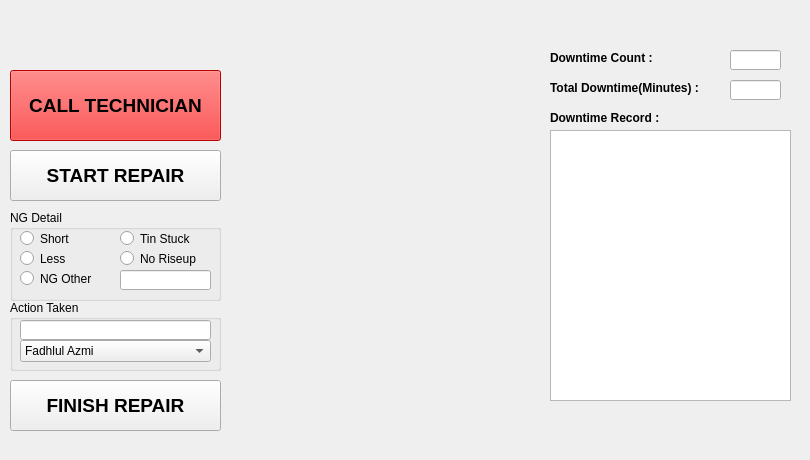
    <widget class="QWidget" name="tab_5">
     <attribute name="title">
      <string>Robotic 05</string>
     </attribute>
     <widget class="QLabel" name="label_5">
      <property name="geometry">
       <rect>
        <x>0</x>
        <y>0</y>
        <width>801</width>
        <height>451</height>
       </rect>
      </property>
      <property name="styleSheet">
       <string notr="true">background-image: url(:/newPrefix/border.png);</string>
      </property>
      <property name="text">
       <string/>
      </property>
     </widget>
     <widget class="QLabel" name="label_11">
      <property name="geometry">
       <rect>
        <x>-50</x>
        <y>-60</y>
        <width>271</width>
        <height>191</height>
       </rect>
      </property>
      <property name="styleSheet">
       <string notr="true">image: url(:/newPrefix/Logo siix.png);</string>
      </property>
      <property name="text">
       <string/>
      </property>
     </widget>
     <widget class="QGroupBox" name="groupBox_9">
      <property name="geometry">
       <rect>
        <x>10</x>
        <y>300</y>
        <width>211</width>
        <height>71</height>
       </rect>
      </property>
      <property name="title">
       <string>Action Taken</string>
      </property>
      <widget class="QLineEdit" name="lineEdit_18">
       <property name="geometry">
        <rect>
         <x>10</x>
         <y>20</y>
         <width>191</width>
         <height>20</height>
        </rect>
       </property>
      </widget>
      <widget class="QComboBox" name="comboBox_5">
       <property name="geometry">
        <rect>
         <x>10</x>
         <y>40</y>
         <width>191</width>
         <height>22</height>
        </rect>
       </property>
       <item>
        <property name="text">
         <string>Fadhlul Azmi</string>
        </property>
       </item>
       <item>
        <property name="text">
         <string>Gusti Amasta</string>
        </property>
       </item>
       <item>
        <property name="text">
         <string>Eko Prasetyo</string>
        </property>
       </item>
       <item>
        <property name="text">
         <string>Dwi Anggara Putra</string>
        </property>
       </item>
       <item>
        <property name="text">
         <string>Agil Bayu Trisna</string>
        </property>
       </item>
       <item>
        <property name="text">
         <string>Andrey Karona Sitepu</string>
        </property>
       </item>
      </widget>
     </widget>
     <widget class="QTableWidget" name="tableWidget_5">
      <property name="geometry">
       <rect>
        <x>550</x>
        <y>130</y>
        <width>241</width>
        <height>271</height>
       </rect>
      </property>
     </widget>
     <widget class="QLineEdit" name="lineEdit_19">
      <property name="geometry">
       <rect>
        <x>730</x>
        <y>50</y>
        <width>51</width>
        <height>20</height>
       </rect>
      </property>
     </widget>
     <widget class="QPushButton" name="pushButton_13">
      <property name="geometry">
       <rect>
        <x>10</x>
        <y>70</y>
        <width>211</width>
        <height>71</height>
       </rect>
      </property>
      <property name="font">
       <font>
        <pointsize>14</pointsize>
        <weight>75</weight>
        <bold>true</bold>
       </font>
      </property>
      <property name="styleSheet">
       <string notr="true">background-color: rgb(255, 0, 0);</string>
      </property>
      <property name="text">
       <string>CALL TECHNICIAN</string>
      </property>
     </widget>
     <widget class="QLabel" name="label_31">
      <property name="geometry">
       <rect>
        <x>550</x>
        <y>80</y>
        <width>151</width>
        <height>16</height>
       </rect>
      </property>
      <property name="font">
       <font>
        <weight>75</weight>
        <bold>true</bold>
       </font>
      </property>
      <property name="text">
       <string>Total Downtime(Minutes) :</string>
      </property>
     </widget>
     <widget class="QPushButton" name="pushButton_14">
      <property name="geometry">
       <rect>
        <x>10</x>
        <y>380</y>
        <width>211</width>
        <height>51</height>
       </rect>
      </property>
      <property name="font">
       <font>
        <pointsize>14</pointsize>
        <weight>75</weight>
        <bold>true</bold>
       </font>
      </property>
      <property name="text">
       <string>FINISH REPAIR</string>
      </property>
     </widget>
     <widget class="QPushButton" name="pushButton_15">
      <property name="geometry">
       <rect>
        <x>10</x>
        <y>150</y>
        <width>211</width>
        <height>51</height>
       </rect>
      </property>
      <property name="font">
       <font>
        <pointsize>14</pointsize>
        <weight>75</weight>
        <bold>true</bold>
       </font>
      </property>
      <property name="styleSheet">
       <string notr="true"/>
      </property>
      <property name="text">
       <string>START REPAIR</string>
      </property>
     </widget>
     <widget class="QLineEdit" name="lineEdit_20">
      <property name="geometry">
       <rect>
        <x>730</x>
        <y>80</y>
        <width>51</width>
        <height>20</height>
       </rect>
      </property>
     </widget>
     <widget class="QLabel" name="label_32">
      <property name="geometry">
       <rect>
        <x>550</x>
        <y>110</y>
        <width>111</width>
        <height>16</height>
       </rect>
      </property>
      <property name="font">
       <font>
        <weight>75</weight>
        <bold>true</bold>
       </font>
      </property>
      <property name="text">
       <string>Downtime Record :</string>
      </property>
     </widget>
     <widget class="QLabel" name="label_33">
      <property name="geometry">
       <rect>
        <x>550</x>
        <y>50</y>
        <width>111</width>
        <height>16</height>
       </rect>
      </property>
      <property name="font">
       <font>
        <weight>75</weight>
        <bold>true</bold>
       </font>
      </property>
      <property name="text">
       <string>Downtime Count :</string>
      </property>
     </widget>
     <widget class="QGroupBox" name="groupBox_10">
      <property name="geometry">
       <rect>
        <x>10</x>
        <y>210</y>
        <width>211</width>
        <height>91</height>
       </rect>
      </property>
      <property name="title">
       <string>NG Detail</string>
      </property>
      <widget class="QRadioButton" name="radioButton_26">
       <property name="geometry">
        <rect>
         <x>10</x>
         <y>20</y>
         <width>82</width>
         <height>17</height>
        </rect>
       </property>
       <property name="text">
        <string>Short</string>
       </property>
      </widget>
      <widget class="QRadioButton" name="radioButton_27">
       <property name="geometry">
        <rect>
         <x>10</x>
         <y>40</y>
         <width>82</width>
         <height>17</height>
        </rect>
       </property>
       <property name="text">
        <string>Less</string>
       </property>
      </widget>
      <widget class="QRadioButton" name="radioButton_28">
       <property name="geometry">
        <rect>
         <x>10</x>
         <y>60</y>
         <width>82</width>
         <height>17</height>
        </rect>
       </property>
       <property name="text">
        <string>NG Other</string>
       </property>
      </widget>
      <widget class="QRadioButton" name="radioButton_29">
       <property name="geometry">
        <rect>
         <x>110</x>
         <y>20</y>
         <width>82</width>
         <height>17</height>
        </rect>
       </property>
       <property name="text">
        <string>Tin Stuck</string>
       </property>
      </widget>
      <widget class="QRadioButton" name="radioButton_30">
       <property name="geometry">
        <rect>
         <x>110</x>
         <y>40</y>
         <width>82</width>
         <height>17</height>
        </rect>
       </property>
       <property name="text">
        <string>No Riseup</string>
       </property>
      </widget>
      <widget class="QLineEdit" name="lineEdit_21">
       <property name="geometry">
        <rect>
         <x>110</x>
         <y>60</y>
         <width>91</width>
         <height>20</height>
        </rect>
       </property>
      </widget>
     </widget>
    </widget>
